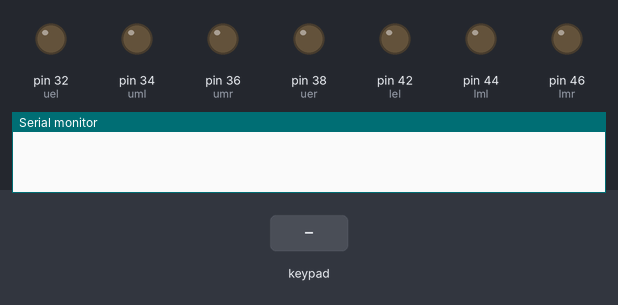
The sketch below on a simulated Arduino Mega 2560, built with avr-gcc and run on an emulated ATmega2560. Shown: output pins drawn as LEDs (lit = HIGH), the last lines printed to the serial monitor. Dashed ring = blinking. The test bench sets the inputs (shaded band).

Above: at 1.2 s.
1.3 s: keypad keys 2 2 2 3 2 4 pressed 0.4 s apart
At 2.4 s:
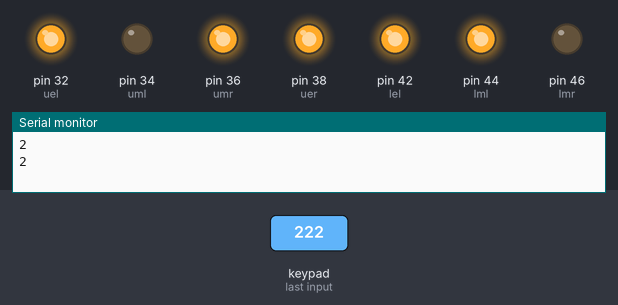
6.7 s: key '1' pressed
At 7.9 s:
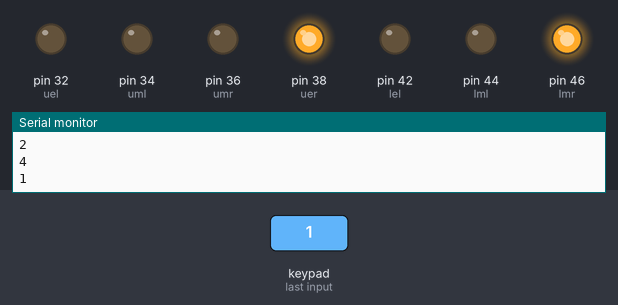
8.9 s: key '5' pressed
At 9.3 s:
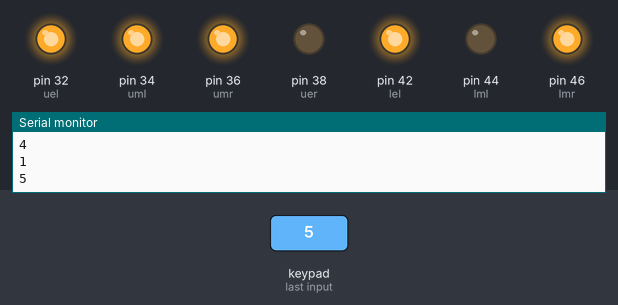
10.4 s: keypad keys 2 5 2 6 2 7 pressed 0.4 s apart
At 13.9 s:
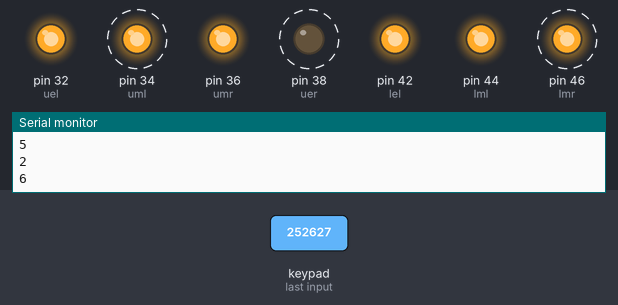
15.8 s: key '8' pressed
At 17.3 s:
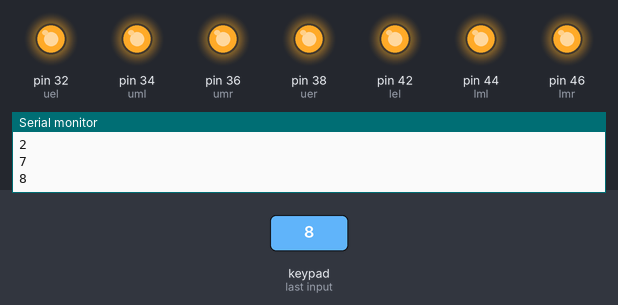
18.0 s: keypad keys 1 3 9 7 2 2 pressed 0.4 s apart
At 19.8 s:
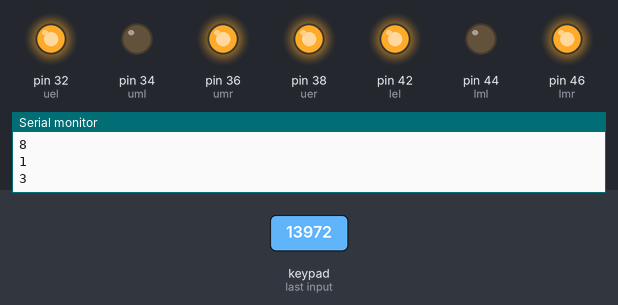
Timing chart, 0 to 23.5 s (numbered marks = the images above; inputs shaded):
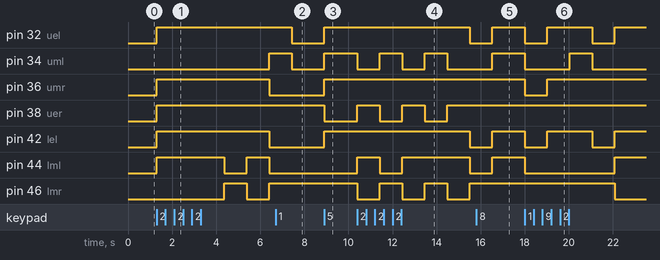

Measured:
- after the input at 1.3 s, pin 32 (uel), pin 38 (uer): LOW → HIGH at once; pin 34 (uml): LOW → HIGH after 5.1 s; pin 36 (umr), pin 42 (lel): LOW → HIGH at once, → LOW 5.1 s later; pin 44 (lml): LOW → HIGH at once, → LOW 3.1 s later, → HIGH 1.0 s later, → LOW 1.0 s later; pin 46 (lmr): LOW → HIGH after 3.1 s, → LOW 1.0 s later, → HIGH 1.0 s later
- after the input at 6.7 s, pin 32 (uel), pin 34 (uml): HIGH → LOW after 0.73 s
- after the input at 8.9 s, pin 32 (uel), pin 34 (uml), pin 36 (umr), pin 42 (lel): LOW → HIGH at once; pin 38 (uer): HIGH → LOW at once
- after the input at 10.4 s, pin 32 (uel), pin 42 (lel): HIGH → LOW after 5.1 s; pin 34 (uml), pin 38 (uer), pin 46 (lmr): alternates HIGH for 1.0 s and LOW for 1.0 s, starting at once; pin 44 (lml): LOW → HIGH at once, → LOW 1.0 s later, → HIGH 1.0 s later, → LOW 3.1 s later
- after the input at 15.8 s, pin 32 (uel), pin 34 (uml), pin 42 (lel), pin 44 (lml): LOW → HIGH after 0.73 s
- after the input at 18.0 s, pin 32 (uel), pin 42 (lel): alternates HIGH for 2.0 s and LOW for 1.0 s, starting at once; pin 34 (uml): HIGH → LOW at once, → HIGH 2.0 s later, → LOW 1.0 s later; pin 36 (umr): HIGH → LOW at once, → HIGH 1.0 s later; pin 44 (lml): HIGH → LOW at once, → HIGH 4.1 s later; pin 46 (lmr): HIGH → LOW after 4.1 s

The sketch:

Keypad_Serial_Out_with_7_Segment_Display.ino
```cpp
#include <Keypad.h>

const byte ROWS = 3;
const byte COLS = 3;

char hexaKeys[ROWS][COLS] = {
  {'1', '2', '3'},
  {'4', '5', '6'},
  {'7', '8', '9'}
};

byte rowPins[ROWS] = {22, 23, 24};
byte colPins[COLS] = {25, 26, 27};

Keypad customKeypad = Keypad(makeKeymap(hexaKeys), rowPins, colPins, ROWS, COLS);


int uel = 32;
int uml = 34;
int umr = 36;
int uer = 38;
int lel = 42;
int lml = 44;
int lmr = 46;


int pin[]={uel,uml,umr,uer,lel,lml,lmr};
int a9[]={1,1,1,1,1,0,1};
int a8[]={1,1,1,1,1,1,1};
int a7[]={0,0,1,1,0,0,1};
int a6[]={1,1,1,0,1,1,1};
int a5[]={1,1,1,0,1,0,1};
int a4[]={1,1,0,1,0,0,1};
int a3[]={1,0,1,1,1,0,1};
int a2[]={1,0,1,1,1,1,0};
int a1[]={0,0,0,1,0,0,1};
int a0[]={0,1,1,1,1,1,1};
int dash[]={1,0,0,0,0,0,0};


void setup(){
  Serial.begin(9600);

  pinMode(uel,OUTPUT);
 pinMode(uml,OUTPUT);
 pinMode(umr,OUTPUT);
 pinMode(uer,OUTPUT);
 pinMode(lel,OUTPUT);
 pinMode(lml,OUTPUT);
 pinMode(lmr,OUTPUT);

}

void loop(){


  char customKey = customKeypad.getKey();

  if (customKey){
    Serial.println(customKey);

   switch(customKey)
 {

case '9':
{
  for(int i=0;i<7;i++)
 {
  digitalWrite(pin[i],a9[i]);
  }delay(1000);


 }
 break;
case '8':
{
for(int i=0;i<7;i++)
 {
  digitalWrite(pin[i],a8[i]);
  }delay(1000);
}
break;


case '7':
{
for(int i=0;i<7;i++)
 {
  digitalWrite(pin[i],a7[i]);
  }
delay(1000);

 }
 break;
case '6':
{
for(int i=0;i<7;i++)
 {
  digitalWrite(pin[i],a6[i]);
  }
delay(1000);

 }
 break;
case '5':
{
  for(int i=0;i<7;i++)
 {
  digitalWrite(pin[i],a5[i]);
  }delay(1000);


 }
 break;
case '4':
{
  for(int i=0;i<7;i++)
 {
  digitalWrite(pin[i],a4[i]);
  }delay(1000);


 }
 break;
case '3':
{
  for(int i=0;i<7;i++)
 {
  digitalWrite(pin[i],a3[i]);
  }delay(1000);


 }
 break;
case '2':
{
  for(int i=0;i<7;i++)
 {
  digitalWrite(pin[i],a2[i]);
  }delay(1000);


 }
 break;
case '1':
{
  for(int i=0;i<7;i++)
 {
  digitalWrite(pin[i],a1[i]);
  }delay(1000);


 }
 break;
case '0':
{
  for(int i=0;i<7;i++)

 {
  digitalWrite(pin[i],a0[i]);
  }delay(1000);
}


 break;
 default :
 {
 for(int i=0;i<7;i++)

 {
  digitalWrite(pin[i],dash[i]);
  }
  }delay(1000);


}
  }
  }
```
